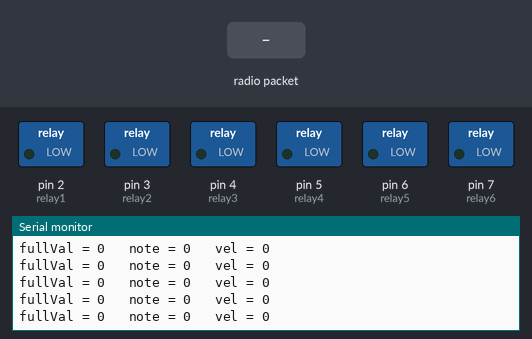
The sketch below on a simulated Arduino Uno, built with avr-gcc and run on an emulated ATmega328P. Parts: switched loads named in the sketch (green lamp = pin HIGH), the last lines printed to the serial monitor. Inputs (shaded band) come from the test bench. No radio packets arrive unless stated.

Above: at 1.2 s.
1.3 s: radio packet "127" arrives
At 2.1 s:
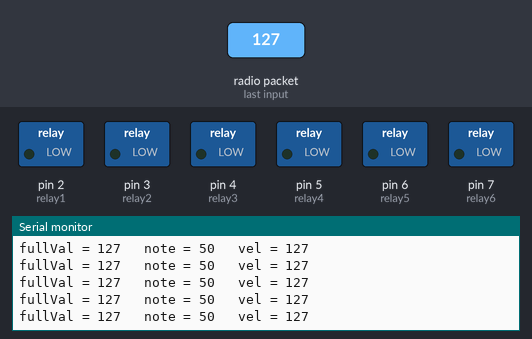
4.3 s: radio packet "60" arrives
At 4.8 s:
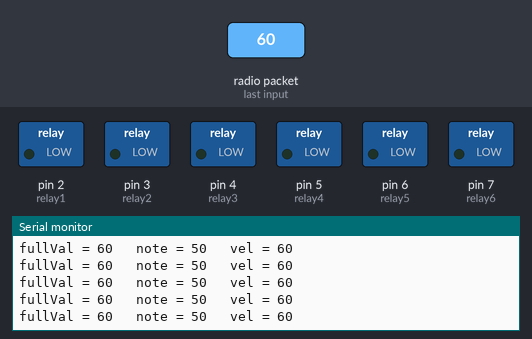
7.3 s: radio packet "5" arrives
At 7.9 s:
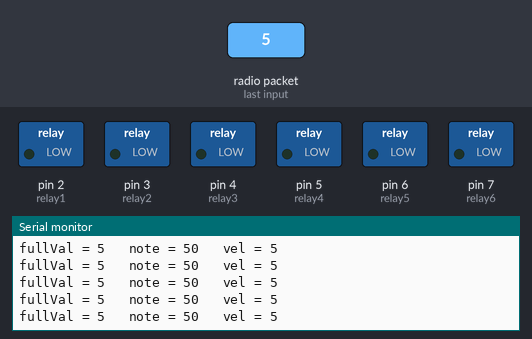
Timing chart, 0 to 10.3 s (numbered marks = the images above; inputs shaded):
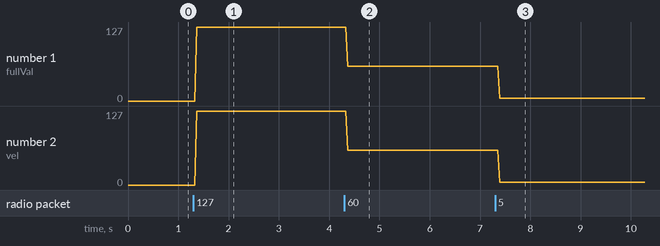

Measured:
- after the input at 1.3 s, the serial monitor: prints a new line after 0.06 s (image 1)
- after the input at 4.3 s, the serial monitor: prints a new line after 0.07 s (image 2)
- after the input at 7.3 s, the serial monitor: prints a new line after 0.09 s (image 3)
- plotted number 1: 0 → 127 after the input at 1.3 s, 127 → 60 after the input at 4.3 s, 60 → 5 after the input at 7.3 s
- plotted number 2: 0 → 127 after the input at 1.3 s, 127 → 60 after the input at 4.3 s, 60 → 5 after the input at 7.3 s

The sketch:

ikea_sol_rec_1.ino
```cpp
// receiver.pde
//


#include <VirtualWire.h>


int servoPin = 9;

char charVel[5];

int fullVal = 0;

int vel = 0;

int note = 0;

int onVal = 1;

int relay1 = 2;
int relay2 = 3;
int relay3 = 4;
int relay4 = 5;
int relay5 = 6;
int relay6 = 7;

int pos = 0;

int del = 0;

void setup()
{
    Serial.begin(9600);
    pinMode(relay1, OUTPUT);
    pinMode(relay2, OUTPUT);
    pinMode(relay3, OUTPUT);
    pinMode(relay4, OUTPUT);
    pinMode(relay5, OUTPUT);
    pinMode(relay6, OUTPUT);


    // Initialise the IO and ISR
    vw_set_ptt_inverted(true); // Required for DR3100
    vw_setup(2000);	 // Bits per sec

    vw_rx_start();       // Start the receiver PLL running
}

void loop()
{
    uint8_t buf[VW_MAX_MESSAGE_LEN];
    uint8_t buflen = VW_MAX_MESSAGE_LEN;

    if (vw_get_message(buf, &buflen)) {// Non-blocking

       int i;

       for (i = 0; i < buflen; i++){

         charVel[i] = char(buf[i]);

         charVel[buflen] = '\0';
       }

       fullVal = atoi(charVel);

       note = (fullVal/1000+50);

       vel = (fullVal-(note-50)*1000);


    }

    if(fullVal == 10127 || fullVal == 12127 || fullVal == 14127 || fullVal == 15127 || fullVal == 17127 || fullVal == 19127){

       digitalWrite(servoPin, HIGH);
    }

    else {

       digitalWrite(servoPin, LOW);
    }
    //relay1
    if (vel == 127 && note == 60){

       digitalWrite(relay1, HIGH);
    }

    else  {

       digitalWrite(relay1, LOW);

    }
    //relay2
    if (vel == 127 && note == 62){

       digitalWrite(relay2, HIGH);
    }

    else  {

       digitalWrite(relay2, LOW);

    }
    //relay3
    if (vel == 127 && note == 64){

       digitalWrite(relay3, HIGH);
    }

    else  {

       digitalWrite(relay3, LOW);
    }

   //relay4
    if (vel == 127 && note == 65){

       digitalWrite(relay4, HIGH);
    }

    else  {

       digitalWrite(relay4, LOW);

    }
    //relay5
    if (vel == 127 && note == 67){

       digitalWrite(relay5, HIGH);
    }

    else  {

       digitalWrite(relay5, LOW);

    }
    //relay6
    if (vel == 127 && note == 69){

       digitalWrite(relay6, HIGH);
    }

    else  {

       digitalWrite(relay6, LOW);

    }
    Serial.print("fullVal = " );
    Serial.print(fullVal);
    Serial.print("\t note = ");
    Serial.print(note);
    Serial.print("\t vel = ");
    Serial.println(vel);
    delay(10);
}
```
